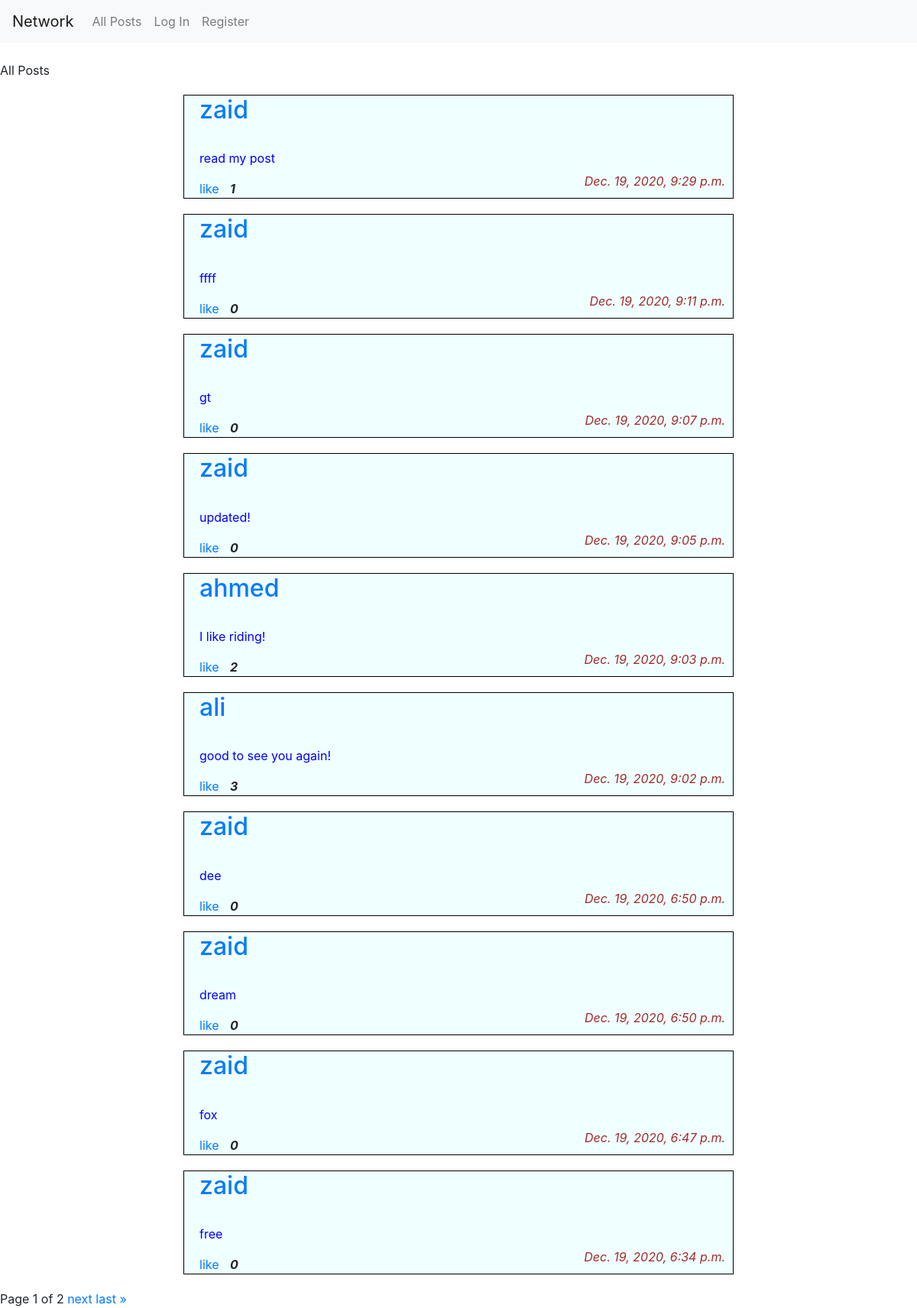
The page / on the database its author committed.
### network/models.py (models this page shows, shortened)
class Post(models.Model):
    content = models.TextField(max_length=100)
    timestamp = models.DateTimeField(auto_now_add=True)
    created_by = models.ForeignKey(User, on_delete=models.CASCADE, related_name="poster")
    like = models.ManyToManyField(User, related_name="user_like")
    num_likes= models.IntegerField(default=0)
    image = models.ImageField(blank= True,upload_to ='media')

class User(AbstractUser):
    following = models.ManyToManyField('self', symmetrical=False, related_name="followers")
    picture = models.ImageField(height_field="hieght_field", width_field="widt_field", upload_to='media/', null=True, blank=True)
    height_field = models.IntegerField(default=0)
    width_fiels = models.IntegerField(default=0)

### network/views.py (the view)
# urls.py: path("", views.index, name="index"),
def index(request):
    allposts = Post.objects.all().order_by('-timestamp')
    paginator =  Paginator(allposts, 10)
    page_number = request.GET.get('page')
    allposts = paginator.get_page(page_number)
    new_post = PostForm()
    return render(request, "network/index.html",{
        "new_post" : new_post,
        "allposts" : allposts,
    })

### network/templates/network/index.html (shortened to what this page needs)
{% extends "network/layout.html" %}
{% load static %}
{% block body %}
    <br>
    All Posts
    <br>
    <div class="main">
        {% for post in allposts %}
            <div class="post-details" id="{{ post.id }}">
                <h2><a href="{% url 'profile' post.created_by.id %}">{{ post.created_by }}</a></h2>
                <br>
                <p>{{ post.content }}</p>
                <i class="time">{{ post.timestamp }}</i>
                <div class="{{ post.id }}">
                    <a class="like" href="{% url 'like' post.id %}">like</a>
                    <i class="num_like">{{post.num_likes}}</i>
                </div>
            </div>
        {% endfor %}
    </div>
    <div class="pagination">
        <span class="step-links">
            <span class="current">
            Page {{allposts.number}} of {{ allposts.paginator.num_pages }}
            </span>
            {% if allposts.has_next %}
                <a href="?page={{ allposts.next_page_number }}">next</a>
                <a href="?page={{allposts.paginator.num_pages}}">last &raquo;</a>
            {% endif %}
        </span>
    </div>
{% endblock %}

### network/static/network/styles.css (style rules this page uses)
.main { width: 60%; margin-left: auto; margin-right: auto; }
.main .post-details { border: 1px solid black; margin-top: 20px; margin-bottom: 20px; background-color: azure; position: relative; }
.main .post-details h2 { margin-left: 20px; }
.main .post-details p { margin-left: 20px; color: blue ; }
.main .post-details .time { margin-left: 20px; color: brown; position: absolute; float: right; bottom: 10px; right: 10px; }
.like { margin-left: 20px; }
.num_like { margin-left: 10px; font-weight: bold; }

### rows shown on the page
Post: created_by "zaid", content "read my post", timestamp "Dec. 19, 2020, 9:29 p.m.", num_likes "1"
Post: created_by "zaid", content "ffff", timestamp "Dec. 19, 2020, 9:11 p.m.", num_likes "0"
Post: created_by "zaid", content "gt", timestamp "Dec. 19, 2020, 9:07 p.m.", num_likes "0"
Post: created_by "zaid", content "updated!", timestamp "Dec. 19, 2020, 9:05 p.m.", num_likes "0"
Post: created_by "ahmed", content "I like riding!", timestamp "Dec. 19, 2020, 9:03 p.m.", num_likes "2"
Post: created_by "ali", content "good to see you again!", timestamp "Dec. 19, 2020, 9:02 p.m.", num_likes "3"
Post: created_by "zaid", content "dee", timestamp "Dec. 19, 2020, 6:50 p.m.", num_likes "0"
Post: created_by "zaid", content "dream", timestamp "Dec. 19, 2020, 6:50 p.m.", num_likes "0"
Post: created_by "zaid", content "fox", timestamp "Dec. 19, 2020, 6:47 p.m.", num_likes "0"
Post: created_by "zaid", content "free", timestamp "Dec. 19, 2020, 6:34 p.m.", num_likes "0"

### other values the page prints
{{ allposts.number }} "1"
{{ allposts.paginator.num_pages }} "2"
